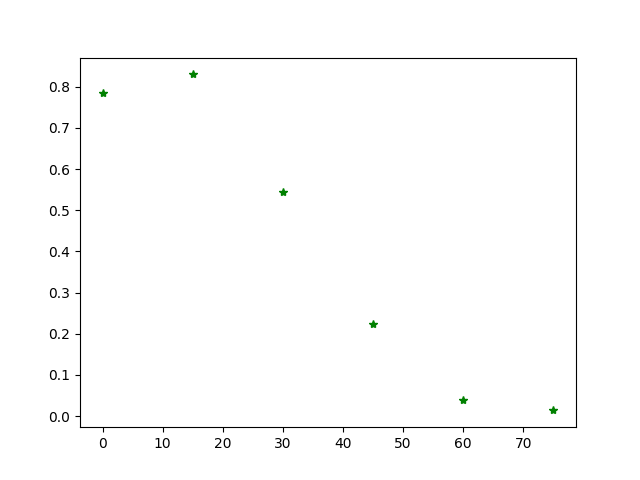

Generate this figure with Python:
import matplotlib.pyplot as plt
import numpy as np
from scipy import special
from scipy.optimize import curve_fit 
import math


b = list()
h1 = list()
h2 = list()
h3 = list()
h4 = list()


with  open('data', 'r')  as  data:
    for line in data:
        list_line = list((map(float, line.split())))
        b.append(list_line[0])
        h1.append(list_line[1])
        h2.append(list_line[2])
        h3.append(list_line[3])
        h4.append(list_line[4])


b = np.array(b)
#b = b / 180 * math.pi


h1 = np.array(h1)
h2 = np.array(h2)
h3 = np.array(h3)
h4 = np.array(h4)

d = h2 ** 2 / h1 ** 2

y = (h4 - h3) / (h4 + h3) * ((2 * np.sqrt(d)) / (1 + d))
print(y)
print(b) 

b1 = list()
for i in range(91) : 
    b1.append(i)

b1 = np.array(b1)





plt.plot(b, y, 'g*')
plt.savefig("1.png")
plt.show()